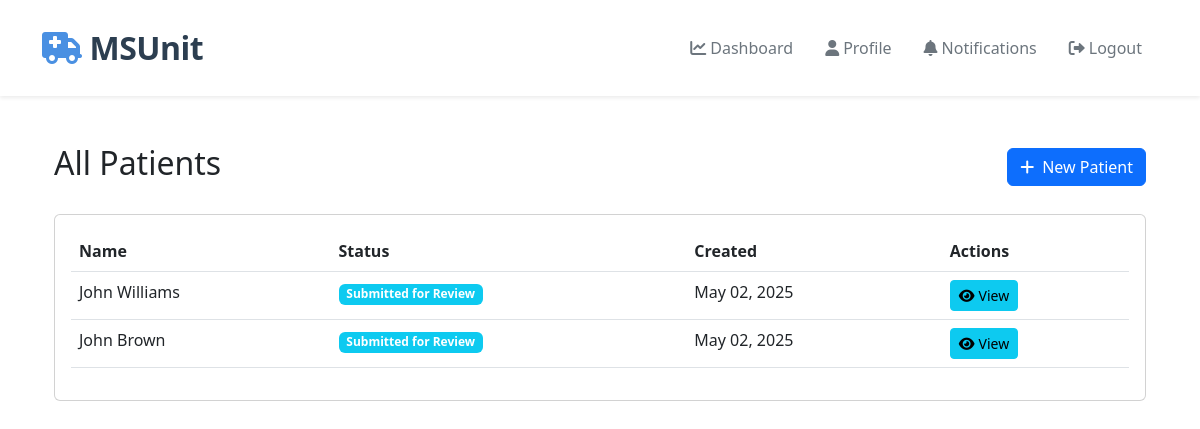
The page /technician/patients/ (signed in) on the database as committed earlier.
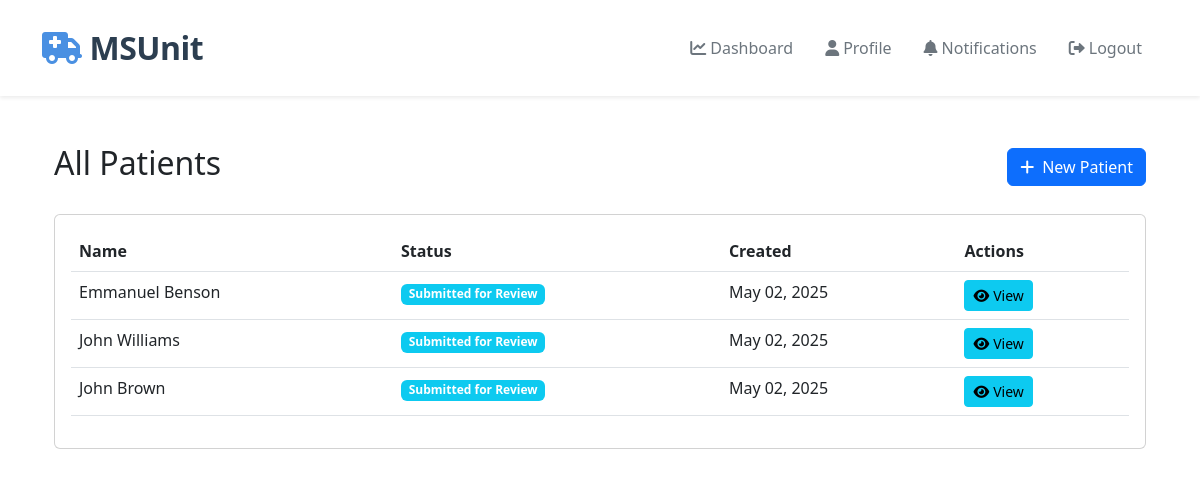
The same page on the database as committed later.
### technician/models.py (models this page shows, shortened)
class Patient(models.Model):
    STATUS_CHOICES = [
        ('NEW', 'New'),
        ('SUBMITTED', 'Submitted for Review'),
        ('REVIEWED', 'Under Review'),
        ('DIAGNOSED', 'Diagnosed'),
        ('DISCHARGED', 'Discharged'),
    ]
    GENDER_CHOICES = [
        ('M', 'Male'),
        ('F', 'Female'),
        ('O', 'Other'),
    ]
    first_name = models.CharField(max_length=100)
    last_name = models.CharField(max_length=100)
    date_of_birth = models.DateField()
    gender = models.CharField(max_length=1, choices=GENDER_CHOICES)
    contact_number = models.CharField(max_length=15, blank=True)
    address = models.TextField(blank=True)
    emergency_contact_name = models.CharField(max_length=100, blank=True)
    emergency_contact_number = models.CharField(max_length=15, blank=True)
    medical_history = models.TextField(blank=True)
    current_medications = models.TextField(blank=True)
    allergies = models.TextField(blank=True)
    blood_pressure_systolic = models.IntegerField(validators=[MinValueValidator(0), MaxValueValidator(300)])
    blood_pressure_diastolic = models.IntegerField(validators=[MinValueValidator(0), MaxValueValidator(200)])
    heart_rate = models.IntegerField(validators=[MinValueValidator(0), MaxValueValidator(300)])
    respiratory_rate = models.IntegerField(validators=[MinValueValidator(0), MaxValueValidator(100)])
    temperature = models.DecimalField(max_digits=4, decimal_places=1)
    oxygen_saturation = models.IntegerField(validators=[MinValueValidator(0), MaxValueValidator(100)])
    glasgow_coma_scale = models.IntegerField(validators=[MinValueValidator(3), MaxValueValidator(15)])
    chief_complaint = models.TextField()
    notes = models.TextField(blank=True)
    nihss = models.TextField(blank=True, help_text="National Institutes of Health Stroke Scale score and details")
    status = models.CharField(max_length=20, choices=STATUS_CHOICES, default='NEW')
    technician = models.ForeignKey(User, on_delete=models.CASCADE, related_name='patients')
    created_at = models.DateTimeField(auto_now_add=True)
    updated_at = models.DateTimeField(auto_now=True)
    class Meta:
        ordering = ['-created_at']

### technician/views.py (the view)
# urls.py: path('patients/', views.patient_list, name='patient_list'),
@login_required
@user_passes_test(is_technician)
def patient_list(request):
    patients = Patient.objects.filter(technician=request.user).order_by('-created_at')
    paginator = Paginator(patients, 10)
    page_number = request.GET.get('page')
    page_obj = paginator.get_page(page_number)
    return render(request, 'technician/patient_list.html', {'page_obj': page_obj})

### technician/templates/technician/patient_list.html (shortened to what this page needs)
{% extends 'base.html' %}
{% load static %}
{% block content %}
<div class="container py-4">
    <div class="row mb-4">
        <div class="col-md-12">
            <div class="d-flex justify-content-between align-items-center">
                <h2>
                    {% if status %}
                        {{ status|title }} Cases
                    {% else %}
                        All Patients
                    {% endif %}
                </h2>
                <a href="{% url 'technician:patient_create' %}" class="btn btn-primary">
                    <i class="fas fa-plus me-2"></i>New Patient
                </a>
            </div>
        </div>
    </div>
    <div class="card">
        <div class="card-body">
            {% if page_obj %}
            <div class="table-responsive">
                <table class="table table-hover">
                    <thead>
                        <tr>
                            <th>Name</th>
                            <th>Status</th>
                            <th>Created</th>
                            <th>Actions</th>
                        </tr>
                    </thead>
                    <tbody>
                        {% for patient in page_obj %}
                        <tr>
                            <td>{{ patient.first_name }} {{ patient.last_name }}</td>
                            <td>
                                <span class="badge {% if patient.status == 'NEW' %}bg-warning
                                    {% elif patient.status == 'SUBMITTED' %}bg-info
                                    {% elif patient.status == 'DIAGNOSED' %}bg-success
                                    {% else %}bg-secondary{% endif %}">
                                    {{ patient.get_status_display }}
                                </span>
                            </td>
                            <td>{{ patient.created_at|date:"M d, Y" }}</td>
                            <td>
                                <div class="btn-group">
                                    <a href="{% url 'technician:patient_detail' pk=patient.pk %}" class="btn btn-sm btn-info">
                                        <i class="fas fa-eye me-1"></i>View
                                    </a>
                                </div>
                            </td>
                        </tr>
                        {% empty %}
                        <tr>
                            <td colspan="4" class="text-center">No patients found.</td>
                        </tr>
                        {% endfor %}
                    </tbody>
                </table>
            </div>
            {% else %}
            <p class="text-muted text-center mb-0">No patients found. Click "New Patient" to add one.</p>
            {% endif %}
        </div>
    </div>
</div>
{% endblock %}

Rows that differ between the two databases and show on the page:
added Patient: first_name "Emmanuel", last_name "Benson", status "Submitted for Review", created_at "May 02, 2025"
